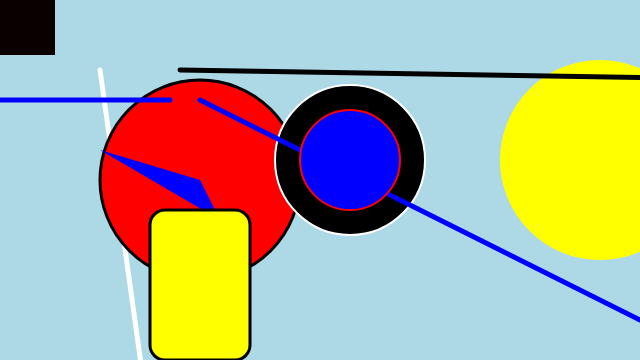
Frame 1 (no input)
Frame 60 (no input): identical to frame 1, image omitted
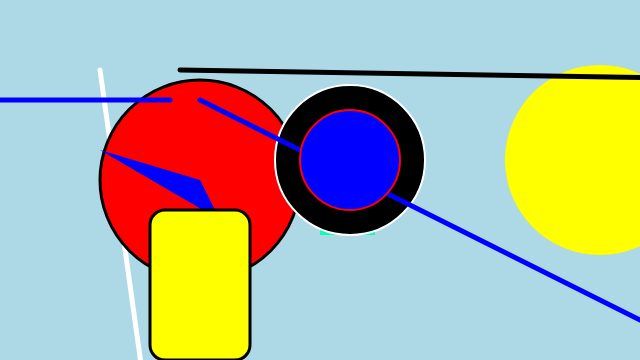
Frame 120 (the mouse pressed at the canvas centre since frame 60)

The p5.js sketch that drew these frames (run headless with seeded random() and noise() and a simulated clock; from frame 60 on, the mouse is pressed at the canvas centre):

// p5.js sketch
// ── sketch.js
// global scope 

// position variables
var x= 200; // origin for face 
var y= 180;



// size variables
var s = 200; // size of the face



function setup(){
	// setup scope
	createCanvas(640, 360);
}

function draw(){
	// draw scope
	background("lightblue");
	// shapes with xy coordinate + size
    


    //ouer eye 1
	fill('yellow')
	noStroke()
	x = width/2;
	y = height/2;
	ellipse(600, 160, s);//left eye 
	
    fill("red");
     stroke('black');
     noStroke()


   //line1 
   stroke('white')
   strokeWeight(5)
   line(100, 70, 160, 500);
	


	// face area 
	stroke('black')
	strokeWeight(3)
	ellipse(200, 180, 200);



    //line2
    stroke('black')
    strokeWeight(5)
    line(180, 70, 2000, 100);



   //nose
    fill('blue')
    noStroke()
	triangle(200, 180, 100, 150, 220, 220);
	


	//just a square
	fill('blue') 
	noStroke()
	 var b= 10; // blue 
	var r= mouseX; // red 
	var g= mouseY; // black
	fill(b, r, g);

	x = width/ 2;
	y = height/ 2;

	x= mouseX;
	y=mouseY;
	square(x, y, 55);
 



    //iner eye
    fill('black')
    stroke('white')
    strokeWeight(2) 
    ellipse(350, 160, 150)
    ellipseMode(CENTER);
    


    //line3
	stroke('blue')
	strokeWeight(5)
    line(200, 100, 1000, 500);



    //outer eye2
    fill('blue')
    stroke('red')
    strokeWeight(2)
	ellipse(350, 160, 100);//right eye



    //mouth 
    fill('yellow')
    stroke('black')
    strokeWeight(3)
	rect(150, 210, 100, 150, 15);


	//shapes that are only xy points
	
	

    //line4
    stroke('blue')
    strokeWeight(5)
	line(170, 100, 0, 100);
	
	
}

function mousePressed(){  
	s -= 10;
}

// ── Style.css
body {
	background: rgb(176,242,151);
background: linear-gradient(90deg, rgba(176,242,151,1) 0%, rgba(0,212,255,1) 34%, rgba(246,251,252,1) 100%);

color: black;
font-family: Georgia, Baskerville;
font-size: 20px;
}

h1, p, a{
	font-size: 1.5em; 
}

a{
	color: black;
	transition: color 200ms ease-in;
}

a:hover { 
      color:#b30303; }

img{
	max-width: 100%
}

#container {
	max-width: 600px;
	margin: 0 auto;
}

.link {
	list-style: none;
}
